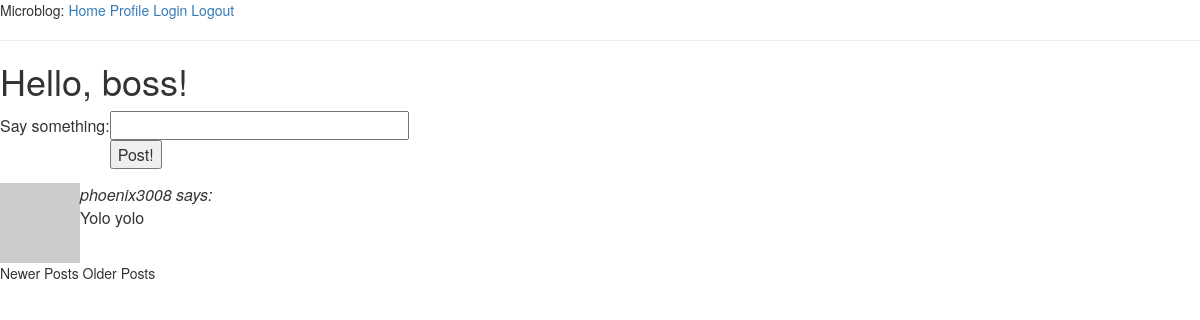
The app's page /index (signed in) with its own data.
### app/models.py (models this page shows, shortened)
class User(db.Model):
    id = db.Column(db.Integer, primary_key=True)
    nickname = db.Column(db.String(64), index=True, unique=True)
    email = db.Column(db.String(120), index=True, unique=True)
    posts = db.relationship('Post', backref = 'author', lazy = 'dynamic')
    about_me = db.Column(db.String(140))
    last_seen = db.Column(db.DateTime)
    followed = db.relationship('User',
                                secondary=followers,
                                primaryjoin=(followers.c.follower_id == id),
                                secondaryjoin = (followers.c.followed_id == id),
                                backref=db.backref('followers', lazy='dynamic'),
                                lazy='dynamic')
    def is_authenticated(self):
        return True
    def avatar(self, size):
        return 'http://www.gravatar.com/avatar/%s?d=retro&s=%d' % (md5(self.email.encode('utf-8')).hexdigest(), size)
    def followed_posts(self):
        return Post.query.join(followers, (followers.c.followed_id == Post.user_id)).filter(followers.c.follower_id == self.id).order_by(Post.timestamp.desc())

class Post(db.Model):
    id = db.Column(db.Integer, primary_key=True)
    body = db.Column(db.String(140))
    timestamp = db.Column(db.DateTime)
    user_id = db.Column(db.Integer, db.ForeignKey('user.id'))

### app/views.py (the view)
@app.route('/', methods=['GET', 'POST'])
@app.route('/index', methods=['GET', 'POST'])
@app.route('/index/<int:page>', methods=['GET', 'POST'])
@login_required
def index(page=1):
    form = PostForm()
    if form.validate_on_submit():
        post = Post(body=form.post.data, timestamp=datetime.utcnow(), author=g.user)
        db.session.add(post)
        db.session.commit()
        flash("Your post is now live yo!")
        return redirect(url_for('index'))
    posts = g.user.followed_posts().paginate(page, POSTS_PER_PAGE, False)
    return render_template('index.html', title="Home", form=form, posts=posts)

### app/forms.py
class PostForm(Form):
    post = StringField('post', validators=[DataRequired()])
    content = StringField('content', validators=[DataRequired()])

### app/views.py (called while the page is built)
@app.before_request
def before_request():
    g.user = current_user
    if g.user.is_authenticated():
        g.user.last_seen = datetime.utcnow()
        db.session.add(g.user)
        db.session.commit()

@lm.user_loader ##We use this decorator to link with Flask-Login!
def load_user(id):
    return User.query.get(int(id))

### app/templates/index.html (shortened to what this page needs)
{% extends "base.html" %}
{% block content %}
    <h1>Hello, {{ g.user.nickname }}!</h1>
    <form action="" method="post" name="post">
        <table>
            <tr>
                <td>Say something: </td>
                <td>{{ form.post(size=30, max_length=140) }}</td>
            </tr>
            <tr>
                <td></td>
                <td><input type="submit" value="Post!"></td>
            </tr>
        </table>
    </form>
    {% for post in posts.items %}
        {% include 'post.html' %}
    {% endfor %}
    {% if posts.has_prev %}
    <a href="{{ url_for('index', page = posts.prev_num) }}"> Newer Posts </a>
    {% else %}
        Newer Posts
    {% endif %}
    {% if posts.has_next %}
        <a href="{{ url_for('index', page = posts.next_num) }}"> Older Posts </a>
    {% else %}
        Older Posts
    {% endif %}
{% endblock %}

### app/templates/post.html (shortened to what this page needs)
<table>
        <tr valign="top">
            <td>
                <img src="{{ post.author.avatar(50) }}">
            </td>
            <td>
                <i>{{ post.author.nickname }} says:</i>
                <br/ >
                {{ post.body }}
            </td>
        </tr>
</table>

### records on screen
User: user.nickname "boss"
Post: author.nickname "phoenix3008", body "Yolo yolo"
